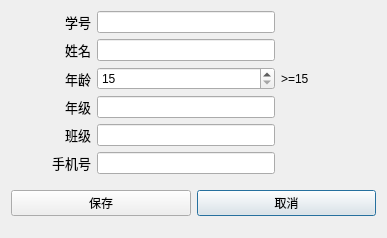
<?xml version="1.0" encoding="UTF-8"?>
<ui version="4.0">
 <class>Dlg_AddStu</class>
 <widget class="QDialog" name="Dlg_AddStu">
  <property name="geometry">
   <rect>
    <x>0</x>
    <y>0</y>
    <width>387</width>
    <height>238</height>
   </rect>
  </property>
  <property name="windowTitle">
   <string>学生</string>
  </property>
  <layout class="QGridLayout" name="gridLayout">
   <item row="0" column="0">
    <widget class="QLabel" name="lb_stuid">
     <property name="minimumSize">
      <size>
       <width>80</width>
       <height>0</height>
      </size>
     </property>
     <property name="font">
      <font>
       <pointsize>10</pointsize>
      </font>
     </property>
     <property name="text">
      <string>学号</string>
     </property>
     <property name="alignment">
      <set>Qt::AlignRight|Qt::AlignTrailing|Qt::AlignVCenter</set>
     </property>
    </widget>
   </item>
   <item row="0" column="1">
    <widget class="QLineEdit" name="le_stuid"/>
   </item>
   <item row="1" column="0">
    <widget class="QLabel" name="lb_stuname">
     <property name="minimumSize">
      <size>
       <width>80</width>
       <height>0</height>
      </size>
     </property>
     <property name="font">
      <font>
       <pointsize>10</pointsize>
      </font>
     </property>
     <property name="text">
      <string>姓名</string>
     </property>
     <property name="alignment">
      <set>Qt::AlignRight|Qt::AlignTrailing|Qt::AlignVCenter</set>
     </property>
    </widget>
   </item>
   <item row="1" column="1">
    <widget class="QLineEdit" name="le_stuname"/>
   </item>
   <item row="2" column="0">
    <widget class="QLabel" name="lb_stuage">
     <property name="minimumSize">
      <size>
       <width>80</width>
       <height>0</height>
      </size>
     </property>
     <property name="font">
      <font>
       <pointsize>10</pointsize>
      </font>
     </property>
     <property name="text">
      <string>年龄</string>
     </property>
     <property name="alignment">
      <set>Qt::AlignRight|Qt::AlignTrailing|Qt::AlignVCenter</set>
     </property>
    </widget>
   </item>
   <item row="3" column="0">
    <widget class="QLabel" name="lb_grade">
     <property name="minimumSize">
      <size>
       <width>80</width>
       <height>0</height>
      </size>
     </property>
     <property name="font">
      <font>
       <pointsize>10</pointsize>
      </font>
     </property>
     <property name="text">
      <string>年级</string>
     </property>
     <property name="alignment">
      <set>Qt::AlignRight|Qt::AlignTrailing|Qt::AlignVCenter</set>
     </property>
    </widget>
   </item>
   <item row="3" column="1">
    <widget class="QLineEdit" name="le_stugrade"/>
   </item>
   <item row="4" column="0">
    <widget class="QLabel" name="lb_stuclass">
     <property name="minimumSize">
      <size>
       <width>80</width>
       <height>0</height>
      </size>
     </property>
     <property name="font">
      <font>
       <pointsize>10</pointsize>
      </font>
     </property>
     <property name="text">
      <string>班级</string>
     </property>
     <property name="alignment">
      <set>Qt::AlignRight|Qt::AlignTrailing|Qt::AlignVCenter</set>
     </property>
    </widget>
   </item>
   <item row="4" column="1">
    <widget class="QLineEdit" name="le_stuclass"/>
   </item>
   <item row="5" column="0">
    <widget class="QLabel" name="lb_stuphone">
     <property name="minimumSize">
      <size>
       <width>80</width>
       <height>0</height>
      </size>
     </property>
     <property name="font">
      <font>
       <pointsize>10</pointsize>
      </font>
     </property>
     <property name="text">
      <string>手机号</string>
     </property>
     <property name="alignment">
      <set>Qt::AlignRight|Qt::AlignTrailing|Qt::AlignVCenter</set>
     </property>
    </widget>
   </item>
   <item row="5" column="1">
    <widget class="QLineEdit" name="le_stuphone"/>
   </item>
   <item row="2" column="1">
    <widget class="QSpinBox" name="sb_age">
     <property name="minimum">
      <number>15</number>
     </property>
     <property name="maximum">
      <number>90</number>
     </property>
    </widget>
   </item>
   <item row="0" column="2">
    <spacer name="horizontalSpacer">
     <property name="orientation">
      <enum>Qt::Horizontal</enum>
     </property>
     <property name="sizeType">
      <enum>QSizePolicy::Minimum</enum>
     </property>
     <property name="sizeHint" stdset="0">
      <size>
       <width>95</width>
       <height>20</height>
      </size>
     </property>
    </spacer>
   </item>
   <item row="6" column="0" colspan="3">
    <widget class="QWidget" name="widget" native="true">
     <layout class="QGridLayout" name="gridLayout_2">
      <property name="leftMargin">
       <number>0</number>
      </property>
      <property name="topMargin">
       <number>0</number>
      </property>
      <property name="rightMargin">
       <number>0</number>
      </property>
      <property name="bottomMargin">
       <number>0</number>
      </property>
      <item row="1" column="1">
       <widget class="QPushButton" name="btn_cancel">
        <property name="text">
         <string>取消</string>
        </property>
        <property name="btn" stdset="0">
         <string>dlg_btn</string>
        </property>
       </widget>
      </item>
      <item row="1" column="0">
       <widget class="QPushButton" name="btn_save">
        <property name="text">
         <string>保存</string>
        </property>
        <property name="btn" stdset="0">
         <string>dlg_btn</string>
        </property>
       </widget>
      </item>
     </layout>
    </widget>
   </item>
   <item row="2" column="2">
    <widget class="QLabel" name="label">
     <property name="text">
      <string>&gt;=15</string>
     </property>
    </widget>
   </item>
  </layout>
 </widget>
 <tabstops>
  <tabstop>le_stuid</tabstop>
  <tabstop>le_stuname</tabstop>
  <tabstop>sb_age</tabstop>
  <tabstop>le_stugrade</tabstop>
  <tabstop>le_stuclass</tabstop>
  <tabstop>le_stuphone</tabstop>
  <tabstop>btn_save</tabstop>
  <tabstop>btn_cancel</tabstop>
 </tabstops>
 <resources/>
 <connections/>
</ui>
